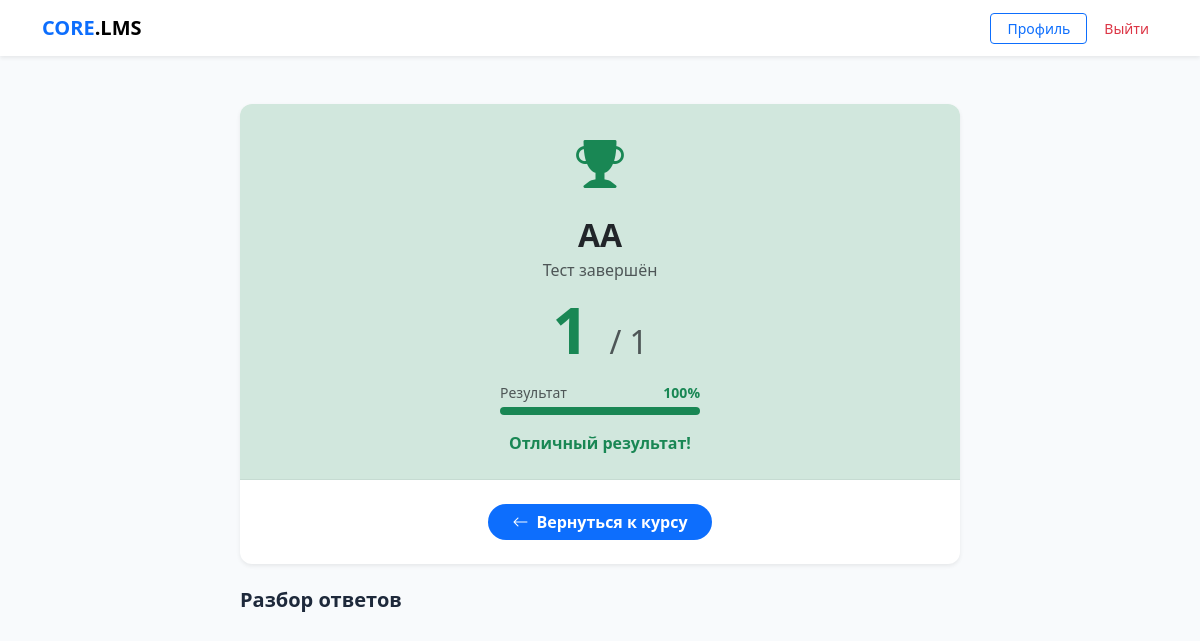
/quiz/result/1/ (signed in), run on the app's committed database.
### core/models.py (models this page shows, shortened)
class Quiz(models.Model):
    course = models.ForeignKey(Course, on_delete=models.CASCADE, related_name='quizzes')
    title = models.CharField(max_length=255)
    max_attempts = models.PositiveIntegerField(
        default=0,
        help_text='0 — неограниченное количество попыток'
    )
    shuffle_questions = models.BooleanField(
        default=False,
        help_text='Перемешивать вопросы случайно для каждого студента'
    )
    time_limit_minutes = models.PositiveIntegerField(
        null=True, blank=True,
        help_text='Ограничение по времени в минутах. Пусто — без ограничений.'
    )
    available_from = models.DateTimeField(null=True, blank=True,
        help_text='Дата открытия теста. Пусто — доступен сразу.')
    available_until = models.DateTimeField(null=True, blank=True,
        help_text='Дата закрытия теста. Пусто — бессрочно.')

class StudentResult(models.Model):
    student = models.ForeignKey(CustomUser, on_delete=models.CASCADE)
    quiz = models.ForeignKey(Quiz, on_delete=models.CASCADE)
    score = models.IntegerField()
    max_score = models.IntegerField(default=0)
    completed_at = models.DateTimeField(auto_now_add=True)

### core/views.py (the view)
# urls.py: path('quiz/result/<int:result_id>/', views.quiz_result, name='quiz_result'),
@login_required
def quiz_result(request, result_id):
    result = get_object_or_404(StudentResult, id=result_id, student=request.user)
    quiz = result.quiz
    block = ContentBlock.objects.filter(content_quiz=quiz).first()
    course = block.course if block else None
    best = StudentResult.objects.filter(
        student=request.user, quiz=quiz
    ).order_by('-score').first()
    attempts_used = StudentResult.objects.filter(
        student=request.user, quiz=quiz).count()
    return render(request, 'core/quiz_result.html', {
        'result': result,
        'quiz': quiz,
        'course': course,
        'best': best,
        'attempts_used': attempts_used,
        'pct': int((result.score / result.max_score) * 100) if result.max_score else 0,
    })

### core/templates/core/quiz_result.html (shortened to what this page needs)
{% extends "core/base.html" %}
{% block content %}
<div class="container py-4">
    <div class="row justify-content-center">
        <div class="col-lg-8">
            <div class="card border-0 shadow-sm mb-4 overflow-hidden">
                <div class="result-header p-4 text-center
                    {% if pct >= 80 %}bg-success-subtle
                    {% elif pct >= 50 %}bg-warning-subtle
                    {% else %}bg-danger-subtle{% endif %}">
                    <div class="result-icon mb-3">
                        {% if pct >= 80 %}
                            <i class="bi bi-trophy-fill text-success" style="font-size:3rem;"></i>
                        {% elif pct >= 50 %}
                            <i class="bi bi-emoji-neutral-fill text-warning" style="font-size:3rem;"></i>
                        {% else %}
                            <i class="bi bi-emoji-frown-fill text-danger" style="font-size:3rem;"></i>
                        {% endif %}
                    </div>
                    <h2 class="fw-bold mb-1">{{ quiz.title }}</h2>
                    <p class="text-muted mb-3">Тест завершён</p>
                    <div class="score-display mb-3">
                        <span class="score-num
                            {% if pct >= 80 %}text-success
                            {% elif pct >= 50 %}text-warning
                            {% else %}text-danger{% endif %}">
                            {{ result.score }}
                        </span>
                        <span class="score-sep text-muted">/</span>
                        <span class="score-total text-muted">{{ result.max_score }}</span>
                    </div>
                    <div class="d-flex justify-content-center mb-3">
                        <div style="width:200px;">
                            <div class="d-flex justify-content-between mb-1">
                                <small class="text-muted">Результат</small>
                                <small class="fw-bold
                                    {% if pct >= 80 %}text-success
                                    {% elif pct >= 50 %}text-warning
                                    {% else %}text-danger{% endif %}">
                                    {{ pct }}%
                                </small>
                            </div>
                            <div class="progress" style="height:8px;border-radius:4px;">
                                <div class="progress-bar
                                    {% if pct >= 80 %}bg-success
                                    {% elif pct >= 50 %}bg-warning
                                    {% else %}bg-danger{% endif %}"
                                     style="width:{{ pct }}%;"></div>
                            </div>
                        </div>
                    </div>
                    <p class="mb-0 fw-semibold
                        {% if pct >= 80 %}text-success
                        {% elif pct >= 50 %}text-warning
                        {% else %}text-danger{% endif %}">
                        {% if pct >= 80 %}Отличный результат!
                        {% elif pct >= 50 %}Неплохо, но есть куда расти
                        {% else %}Стоит повторить материал{% endif %}
                    </p>
                </div>
                <div class="card-body p-4 text-center">
                    <div class="d-flex justify-content-center gap-3">
                        {% if course %}
                        <a href="{% url 'course_detail' course.id %}"
                           class="btn btn-primary px-4 rounded-pill fw-semibold">
                            <i class="bi bi-arrow-left me-2"></i>Вернуться к курсу
                        </a>
                        {% else %}
                        <a href="{% url 'dashboard' %}"
                           class="btn btn-primary px-4 rounded-pill fw-semibold">
                            <i class="bi bi-house me-2"></i>На главную
                        </a>
                        {% endif %}
                    </div>
                </div>
            </div>
            <h5 class="fw-bold mb-3">Разбор ответов</h5>
        </div>
    </div>
</div>
{% endblock %}

### core/templates/core/base.html (style rules this page uses)
:root { --bg-body: #f8fafc; --bg-card: #ffffff; --border-color: #e2e8f0; --accent: #0d6efd; --text-main: #1e293b; }
body { background-color: var(--bg-body); color: var(--text-main); font-family: 'Segoe UI', system-ui, sans-serif; }
.card { background-color: var(--bg-card); border: 0; border-radius: 12px; box-shadow: 0 1px 3px rgba(0,0,0,0.05); }
.btn-primary { background-color: var(--accent); border: none; border-radius: 8px; }

### core/templates/core/quiz_result.html (style rules this page uses)
.result-header { border-bottom: 1px solid rgba(0,0,0,.05); }
.score-num { font-size: 4rem; font-weight: 800; line-height: 1; }
.score-sep { font-size: 2rem; font-weight: 300; margin: 0 .25rem; }
.score-total { font-size: 2rem; font-weight: 400; }

### data on the page
Quiz: title "АА"
StudentResult: score "1", max_score "1"

### other printed values
{{ pct }} "100"
